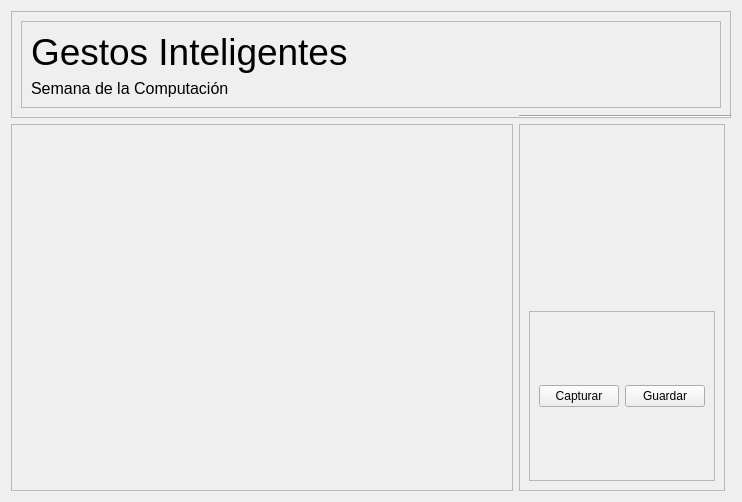
<?xml version="1.0" encoding="UTF-8"?>
<ui version="4.0">
 <class>MainWindowDlg</class>
 <widget class="QWidget" name="MainWindowDlg">
  <property name="geometry">
   <rect>
    <x>0</x>
    <y>0</y>
    <width>742</width>
    <height>502</height>
   </rect>
  </property>
  <property name="sizePolicy">
   <sizepolicy hsizetype="Expanding" vsizetype="Expanding">
    <horstretch>0</horstretch>
    <verstretch>0</verstretch>
   </sizepolicy>
  </property>
  <property name="minimumSize">
   <size>
    <width>742</width>
    <height>502</height>
   </size>
  </property>
  <property name="windowTitle">
   <string>Demo prueba de vida y reconocimiento facial</string>
  </property>
  <layout class="QGridLayout" name="gridLayout" rowstretch="1,6,6" columnstretch="6,2,0">
   <item row="0" column="0" rowspan="2" colspan="3">
    <widget class="QFrame" name="frame_top">
     <property name="autoFillBackground">
      <bool>true</bool>
     </property>
     <property name="frameShape">
      <enum>QFrame::StyledPanel</enum>
     </property>
     <property name="frameShadow">
      <enum>QFrame::Raised</enum>
     </property>
     <layout class="QHBoxLayout" name="horizontalLayout">
      <item>
       <widget class="QFrame" name="tipBarTitleFrame">
        <property name="frameShape">
         <enum>QFrame::StyledPanel</enum>
        </property>
        <property name="frameShadow">
         <enum>QFrame::Raised</enum>
        </property>
        <layout class="QVBoxLayout" name="verticalLayout_2">
         <item>
          <layout class="QVBoxLayout" name="titleLayout">
           <item>
            <widget class="QLabel" name="TITLE">
             <property name="font">
              <font>
               <pointsize>28</pointsize>
              </font>
             </property>
             <property name="text">
              <string>Gestos Inteligentes</string>
             </property>
            </widget>
           </item>
           <item>
            <widget class="QLabel" name="SUBTITLE">
             <property name="font">
              <font>
               <pointsize>12</pointsize>
              </font>
             </property>
             <property name="text">
              <string>Semana de la Computación</string>
             </property>
            </widget>
           </item>
          </layout>
         </item>
        </layout>
       </widget>
      </item>
     </layout>
    </widget>
   </item>
   <item row="1" column="1" colspan="2">
    <widget class="Line" name="line">
     <property name="orientation">
      <enum>Qt::Horizontal</enum>
     </property>
    </widget>
   </item>
   <item row="2" column="0">
    <widget class="QFrame" name="cameraFeedFrame">
     <property name="mouseTracking">
      <bool>false</bool>
     </property>
     <property name="frameShape">
      <enum>QFrame::StyledPanel</enum>
     </property>
     <property name="frameShadow">
      <enum>QFrame::Raised</enum>
     </property>
     <layout class="QGridLayout" name="gridLayout_2">
      <item row="0" column="0">
       <widget class="QLabel" name="imageView">
        <property name="text">
         <string/>
        </property>
        <property name="alignment">
         <set>Qt::AlignCenter</set>
        </property>
       </widget>
      </item>
     </layout>
    </widget>
   </item>
   <item row="2" column="1">
    <widget class="QFrame" name="faceFrame">
     <property name="frameShape">
      <enum>QFrame::StyledPanel</enum>
     </property>
     <property name="frameShadow">
      <enum>QFrame::Raised</enum>
     </property>
     <layout class="QGridLayout" name="gridLayout_3">
      <item row="1" column="0">
       <layout class="QGridLayout" name="faceLayout">
        <property name="sizeConstraint">
         <enum>QLayout::SetNoConstraint</enum>
        </property>
        <item row="0" column="0">
         <widget class="QLabel" name="faceView">
          <property name="text">
           <string/>
          </property>
          <property name="alignment">
           <set>Qt::AlignCenter</set>
          </property>
         </widget>
        </item>
        <item row="1" column="0">
         <widget class="QFrame" name="frame">
          <property name="frameShape">
           <enum>QFrame::StyledPanel</enum>
          </property>
          <property name="frameShadow">
           <enum>QFrame::Raised</enum>
          </property>
          <layout class="QHBoxLayout" name="horizontalLayout_3">
           <item>
            <layout class="QHBoxLayout" name="buttonLayout">
             <item>
              <widget class="QPushButton" name="confirmButton">
               <property name="text">
                <string>Capturar</string>
               </property>
              </widget>
             </item>
             <item>
              <widget class="QPushButton" name="saveButton">
               <property name="text">
                <string>Guardar</string>
               </property>
              </widget>
             </item>
            </layout>
           </item>
          </layout>
         </widget>
        </item>
       </layout>
      </item>
     </layout>
    </widget>
   </item>
  </layout>
 </widget>
 <resources/>
 <connections/>
</ui>
